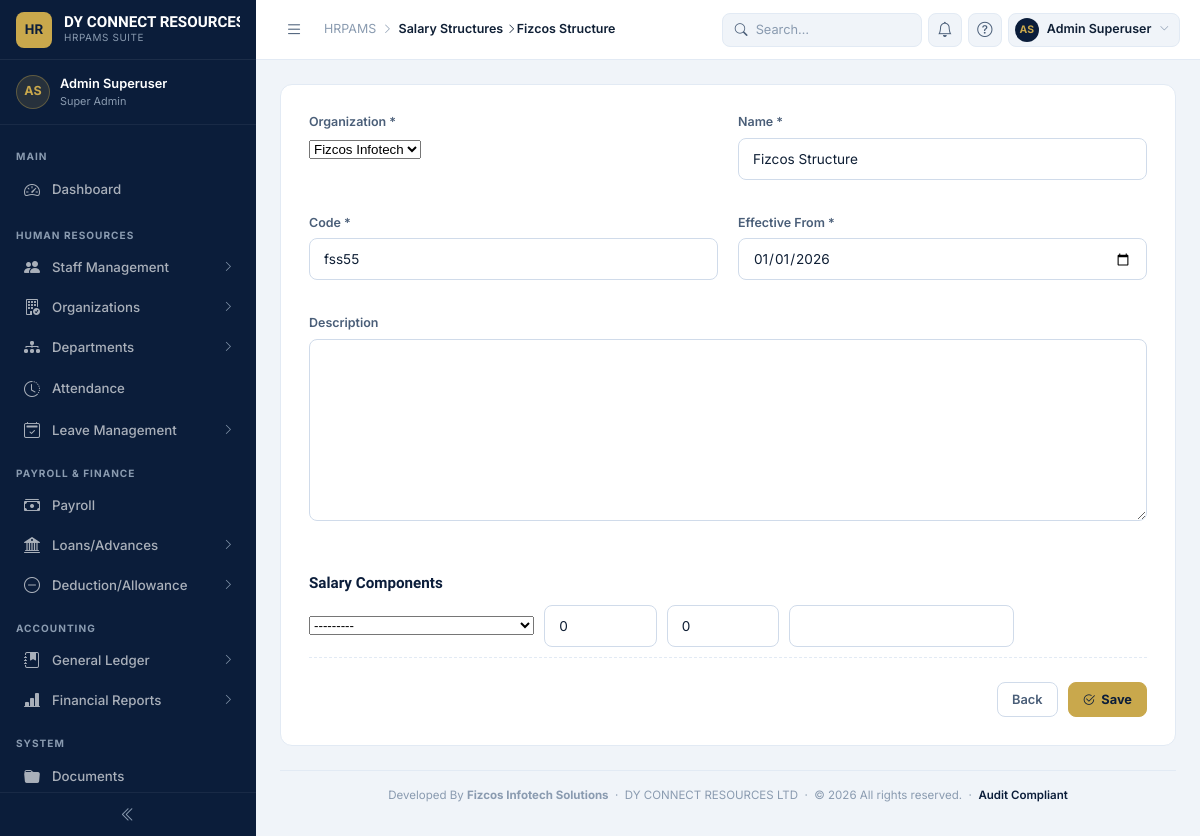
Page /payroll/structures/1/ (signed in) on the committed database.
### dashboard/models.py (models this page shows, shortened)
class CorporateIdentity(models.Model):
    name = models.CharField(
        max_length=100,
        help_text="Official company / subsidiary name printed on documents.",
    )
    identity_label = models.CharField(
        max_length=60,
        blank=True,
        help_text=(
            "Short internal label to distinguish identities. "
            "e.g. 'Head Office', 'Lagos Branch', 'Abuja Subsidiary'."
        ),
    )
    is_default = models.BooleanField(
        default=False,
        help_text=(
            "The default identity is used when no branch-specific "
            "identity is mapped. Exactly one record should be default."
        ),
    )
    address = models.CharField(
        max_length=200,
        help_text="Street address line 1 (printed on documents).",
    )
    address_line_2 = models.CharField(
        max_length=200,
        blank=True,
        help_text="City, State, Country — printed below address line 1.",
    )
    phone = models.CharField(
        max_length=20,
        help_text="Primary phone number.",
    )
    phone_2 = models.CharField(
        max_length=20,
        blank=True,
        help_text="Secondary / WhatsApp number (optional).",
    )
    email = models.EmailField(
        blank=True,
        help_text="Official email address printed on documents.",
    )
    website = models.URLField(
        blank=True,
        help_text="Company website URL (optional).",
    )
    rc_number = models.CharField(
        max_length=30,
        blank=True,
        verbose_name="RC / TIN Number",
        help_text="CAC Registration or Tax Identification Number (optional).",
    )
    logo = models.ImageField(
        upload_to="corporate/logos/",
        blank=True,
        null=True,
        help_text=(
            "Company logo. Recommended: transparent PNG, max 300×300 px. "
            "Displayed on ID cards, payslips, and letterheads."
        ),
    )
    signature = models.ImageField(
        upload_to="corporate/signatures/",
        blank=True,
        null=True,
        help_text=(
            "Authorised signatory image. Recommended: transparent PNG. "
            "Printed at the bottom of payslips and official letters."
        ),
    )
    signatory_name = models.CharField(
        max_length=150,
        blank=True,
        help_text="Full name of the person whose signature appears on documents.",
    )
    signatory_title = models.CharField(
        max_length=100,
        blank=True,
        help_text="Title of the signatory, e.g. 'Managing Director'.",
    )
    primary_colour = models.CharField(
        max_length=7,
        default="#0B1D3A",
        help_text="Primary brand colour (hex, e.g. #0B1D3A). Used on ID cards.",
    )
    accent_colour = models.CharField(
        max_length=7,
        default="#C9A84C",
        help_text="Accent / secondary colour (hex, e.g. #C9A84C).",
    )
    slug = models.SlugField(
        max_length=110,
        unique=True,
        blank=True,
    )
    created_at = models.DateTimeField(auto_now_add=True)
    updated_at = models.DateTimeField(auto_now=True)
    class Meta:
        verbose_name = "Corporate Identity"
        verbose_name_plural = "Corporate Identities"
        ordering = ["-is_default", "name"]
    @classmethod
    def get_default(cls) -> "CorporateIdentity | None":
        return (
            cls.objects.filter(is_default=True).first()
            or cls.objects.first()
        )

### payroll/models/salary_structure.py (models this page shows, shortened)
class SalaryStructure(models.Model):
    uuid = models.UUIDField(default=uuid.uuid4, editable=False, unique=True)
    company = models.ForeignKey(Company, on_delete=models.PROTECT, related_name="salary_structures")
    name = models.CharField(max_length=150)
    code = models.CharField(max_length=30, unique=True, help_text="Example: SS001")
    description = models.TextField(blank=True)
    effective_from = models.DateField()
    effective_to = models.DateField(blank=True, null=True)
    is_active = models.BooleanField(default=True)
    notes = models.TextField(blank=True)
    created_by = models.ForeignKey(
        User, null=True, blank=True, on_delete=models.SET_NULL,
        related_name="salary_structures_created",
    )
    updated_by = models.ForeignKey(
        User, null=True, blank=True, on_delete=models.SET_NULL,
        related_name="salary_structures_updated",
    )
    created_at = models.DateTimeField(auto_now_add=True)
    updated_at = models.DateTimeField(auto_now=True)
    class Meta:
        ordering = ["name"]
        verbose_name = "Salary Structure"
        verbose_name_plural = "Salary Structures"
        constraints = [
            models.UniqueConstraint(fields=["company", "name"], name="unique_company_salary_structure")
        ]
        indexes = [
            models.Index(fields=["company"]),
            models.Index(fields=["name"]),
            models.Index(fields=["is_active"]),
        ]

### payroll/views.py (the view, shortened to what this page needs)
# urls.py: path("structures/<int:pk>/", views.SalaryStructureUpdateView.as_view(), name="structure-update"),
class SalaryStructureUpdateView(LoginRequiredMixin, PermissionRequiredMixin, UpdateView):
    model = SalaryStructure
    form_class = SalaryStructureForm
    template_name = "payroll/salary_structure_form.html"
    permission_required = "payroll.change_salarystructure"
    def get_context_data(self, **kwargs):
        context = super().get_context_data(**kwargs)
        context["formset"] = SalaryStructureItemFormSet(
            self.request.POST or None, instance=self.object
        )
        return context

### payroll/forms.py
class SalaryStructureForm(BootstrapModelForm):
    class Meta:
        model = SalaryStructure
        fields = ["company", "name", "code", "description", "effective_from", "effective_to"]
        widgets = {
            "effective_from": forms.DateInput(attrs={"type": "date"}),
            "effective_to": forms.DateInput(attrs={"type": "date"}),
        }
    def __init__(self, *args, **kwargs):
        super().__init__(*args, **kwargs)
        self.fields["company"].queryset = Company.objects.filter(is_active=True).order_by("name")

### dashboard/context_processors.py (called while the page is built)
def corporate_identity(request):
    try:
        identity = CorporateIdentity.get_default()
    except Exception as exc:
        logger.warning(
            "Unable to load Corporate Identity: %s",
            exc,
        )
        identity = None
    return {
        "corporate_info": identity,
    }

### organization/models.py (called while the page is built)
    def __str__(self):
        return self.name

### payroll/models/salary_component.py (called while the page is built)
    def __str__(self):
        return f"{self.code} - {self.name}"

### payroll/templates/payroll/salary_structure_form.html (shortened to what this page needs)
{% extends "dashboard/base.html" %}
{% block breadcrumb %}
  <a href="{% url 'payroll:structure-list' %}" style="color:inherit">Salary Structures</a>
  <i class="bi bi-chevron-right"></i><span class="bc-current">{{ object.name|default:"New" }}</span>
{% endblock %}
{% block content %}
<div class="card section-mb">
  <div style="padding:28px">
    <form method="post">
      <div class="form-grid-2">
        <div class="form-group"><label class="form-label">Organization *</label>{{ form.company }}</div>
        <div class="form-group"><label class="form-label">Name *</label>{{ form.name }}</div>
        <div class="form-group"><label class="form-label">Code *</label>{{ form.code }}</div>
        <div class="form-group"><label class="form-label">Effective From *</label>{{ form.effective_from }}</div>
        <div class="form-group" style="grid-column:span 2"><label class="form-label">Description</label>{{ form.description }}</div>
      </div>
      {% if formset %}
      <h3 style="margin-top:28px;font-size:.95rem;color:var(--navy)">Salary Components</h3>
      {% for f in formset %}
        <div class="item-row">
          {{ f.component }}
          {{ f.amount }}
          {{ f.percentage }}
          {{ f.formula_override }}
        </div>
      {% endfor %}
      {% endif %}
      <div style="margin-top:24px;display:flex;justify-content:flex-end;gap:10px">
        <a href="{% url 'payroll:structure-list' %}" class="btn btn-outline">Back</a>
        <button type="submit" class="btn btn-gold"><i class="bi bi-check2-circle"></i> Save</button>
      </div>
    </form>
  </div>
</div>
{% endblock %}

### dashboard/templates/dashboard/base.html (shortened to what this page needs)
{% load static %}
<!DOCTYPE html>
<html lang="en">
<head>
  <link href="https://cdn.jsdelivr.net/npm/bootstrap-icons@1.11.3/font/bootstrap-icons.css" rel="stylesheet" />
  <link rel="stylesheet" href="{% static 'dashboard/css/hrpams.css' %}" />
</head>
<body>
<div class="app-shell">
  <aside class="sidebar" id="sidebar">
    <div class="sb-brand">
      <div class="sb-brand-icon">HR</div>
      <div class="sb-brand-text">
        <div class="name"> {{ corporate_info.name }}</div>
        <div class="sub">HRPAMS Suite </div>
      </div>
    </div>
    <div class="sb-user">
      <div class="sb-avatar">
        {{ request.user.first_name|first|upper }}{{ request.user.last_name|first|upper }}
      </div>
      <div class="sb-user-info">
        <div class="uname">{{ request.user.get_full_name|default:request.user.username }}</div>
        <div class="urole">
          {% if request.user.is_superuser %}Super Admin
          {% elif request.user.is_staff %}Staff
          {% else %}User{% endif %}
        </div>
      </div>
    </div>
    <nav class="sb-nav">
      <div class="sb-group">Main</div>
      <a href="{% url 'dashboard:app-home' %}" class="sb-item {% block nav_dashboard %}{% endblock %}">
        <i class="bi bi-speedometer2 sb-icon"></i>
        <span class="sb-label">Dashboard</span>
      </a>
      <div class="sb-group">Human Resources</div>
      <button class="sb-item {% block nav_staff_open %}{% endblock %}" onclick="toggleSub(this,'sub-staff')">
        <i class="bi bi-people-fill sb-icon"></i>
        <span class="sb-label">Staff Management</span>
        <i class="bi bi-chevron-right sb-arrow"></i>
      </button>
      <button class="sb-item {% block nav_org_open %}{% endblock %}" onclick="toggleSub(this,'sub-org')">
        <i class="bi bi-building-check sb-icon"></i>
        <span class="sb-label">Organizations</span>
        <i class="bi bi-chevron-right sb-arrow"></i>
      </button>
      <button class="sb-item {% block nav_dept_open %}{% endblock %}" onclick="toggleSub(this,'sub-dept')">
        <i class="bi bi-diagram-3-fill sb-icon"></i>
        <span class="sb-label">Departments</span>
        <i class="bi bi-chevron-right sb-arrow"></i>
      </button>
      <a href="#" class="sb-item {% block nav_attendance %}{% endblock %}">
        <i class="bi bi-clock-history sb-icon"></i>
        <span class="sb-label">Attendance</span>
      </a>
      <button class="sb-item {% block nav_leave_open %}{% endblock %}" onclick="toggleSub(this,'sub-leave')">
        <i class="bi bi-calendar2-check sb-icon"></i>
        <span class="sb-label">Leave Management</span>
        <i class="bi bi-chevron-right sb-arrow"></i>
      </button>
      <div class="sb-group">Payroll &amp; Finance</div>
      <button class="sb-item {% block nav_payroll_open %}{% endblock %}" onclick="toggleSub(this,'sub-payroll')">
        <i class="bi bi-cash-stack sb-icon"></i>
        <span class="sb-label">Payroll</span>
      </button>
      <button class="sb-item {% block nav_loans_open %}{% endblock %}" onclick="toggleSub(this,'sub-loans')">
        <i class="bi bi-bank2 sb-icon"></i>
        <span class="sb-label">Loans/Advances</span>
        <i class="bi bi-chevron-right sb-arrow"></i>
      </button>
      <button class="sb-item {% block nav_deductions_open %}{% endblock %}" onclick="toggleSub(this,'sub-deductions')">
        <i class="bi bi-dash-circle sb-icon"></i>
        <span class="sb-label">Deduction/Allowance</span>
        <i class="bi bi-chevron-right sb-arrow"></i>
      </button>
      <div class="sb-group">Accounting</div>
      <button class="sb-item {% block nav_gl_open %}{% endblock %}" onclick="toggleSub(this,'sub-acct')">
        <i class="bi bi-journal-bookmark-fill sb-icon"></i>
        <span class="sb-label">General Ledger</span>
        <i class="bi bi-chevron-right sb-arrow"></i>
      </button>
      <button class="sb-item {% block nav_reports_open %}{% endblock %}" onclick="toggleSub(this,'sub-reports-acct')">
        <i class="bi bi-bar-chart-line-fill sb-icon"></i>
        <span class="sb-label">Financial Reports</span>
        <i class="bi bi-chevron-right sb-arrow"></i>
      </button>
      <div class="sb-group">System</div>
      <a href="#" class="sb-item {% block nav_documents %}{% endblock %}">
        <i class="bi bi-folder-fill sb-icon"></i>
        <span class="sb-label">Documents</span>
      </a>
    </nav>
    <button class="sb-collapse-btn" id="collapseBtn" title="Collapse sidebar">
      <i class="bi bi-chevron-double-left" id="collapseIcon"></i>
    </button>
  </aside>
  <div class="main-area">
    <header class="topbar">
      <button class="topbar-hamburger" id="hamburgerBtn" title="Toggle sidebar">
        <i class="bi bi-list" id="hamburgerIcon"></i>
      </button>
      <div class="topbar-breadcrumb">
        <span>HRPAMS</span>
        <i class="bi bi-chevron-right"></i>
        <span class="page" id="breadcrumb">{% block breadcrumb %}Dashboard{% endblock %}</span>
      </div>
      <div class="topbar-actions">
        <div class="tb-search">
          <i class="bi bi-search"></i>
          <input type="text" placeholder="Search…" />
        </div>
        <button class="tb-icon-btn" id="notifBtn" title="Notifications">
          <i class="bi bi-bell"></i>
        </button>
        <button class="tb-icon-btn" title="Help">
          <i class="bi bi-question-circle"></i>
        </button>
        <div class="tb-user" id="userMenuBtn">
          <div class="tb-user-avatar">
            {{ request.user.first_name|first|upper }}{{ request.user.last_name|first|upper }}
          </div>
          <span class="tb-user-name">{{ request.user.get_full_name|default:request.user.username }}</span>
          <i class="bi bi-chevron-down tb-user-chevron"></i>
        </div>
      </div>
    </header>
    <main class="page-content">
      {% block content %}{% endblock %}
      <div style="text-align:center;padding:16px 0 8px;font-size:.72rem;color:var(--text-muted);border-top:1px solid var(--border)">
        Developed By <a href="https://fizcos.com"><strong>Fizcos Infotech Solutions</strong></a> &nbsp;·&nbsp; {{ corporate_info.name }} &nbsp;·&nbsp;
        &copy; {% now "Y" %}  All rights reserved. &nbsp;·&nbsp;
        <span style="color:var(--navy);font-weight:600">Audit Compliant</span>
      </div>
    </main>
  </div>
</div>
</body>
</html>

### payroll/templates/payroll/salary_structure_form.html (style rules this page uses)
.form-grid-2 { display: grid; grid-template-columns: 1fr 1fr; gap: 16px 20px; }
.item-row { display: grid; grid-template-columns: 2fr 1fr 1fr 2fr 1fr auto; gap: 10px; align-items: center; padding: 10px 0; border-bottom: 1px dashed var(--border); }

### rows in the picture
CorporateIdentity: name "DY CONNECT…", name "DY CONNECT RESOURCES LTD"
SalaryStructure: name "Fizcos Structure", company "Fizcos Infotech", code "fss55", effective_from "01/01/2026"

### other values in the picture
{{ request.user.first_name|first|upper }} "A"
{{ request.user.last_name|first|upper }} "S"
{{ request.user.get_full_name|default:request.user.username }} "Admin Superuser"
